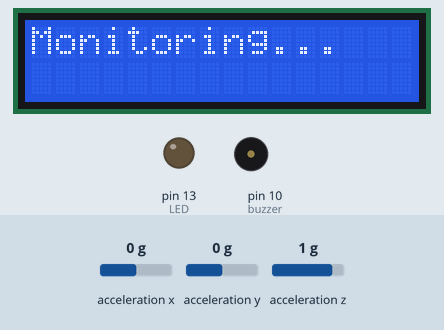
Bench run of a sketch on a simulated Arduino Uno, built with avr-gcc and run on an emulated ATmega328P. On the bench: 16×2 character LCD, output pins drawn as LEDs (lit = HIGH), buzzer (waves = sounding). The test bench sets the inputs (shaded band); at power-on: acceleration x 0 g, acceleration y 0 g, acceleration z 1 g. What the sketch prints to the serial monitor is not drawn.

Above: at 2.8 s.
2.9 s: acceleration x set to -0.4 g
At 3.41 s:
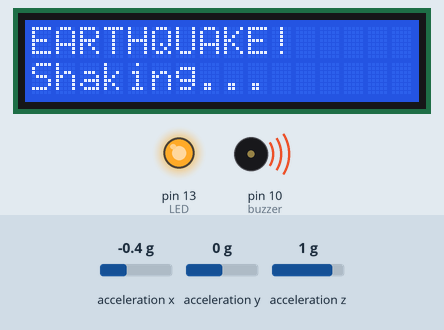
At 4.01 s:
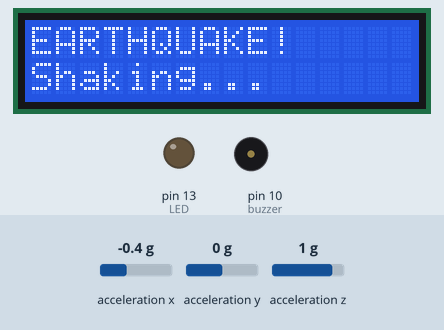
Timing chart, 0 to 11.4 s (numbered marks = the images above; inputs shaded):
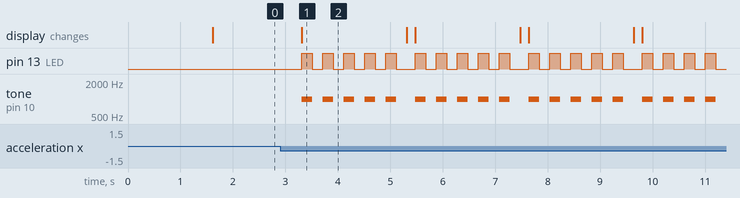

Measured:
- the behaviour switches between -0.2 and -0.3 g on acceleration x (found by bisection; images 0 and 1)
- after the input at 2.9 s, pin 13 (LED): LOW → HIGH after 0.41 s, then repeats every 2.2 s: 4 × (LOW 0.20 s, HIGH 0.20 s), LOW 0.36 s, HIGH 0.20 s; tone on pin 10 (buzzer): silent → 1000 Hz after 0.41 s, then repeats every 2.2 s: 4 × (silent 0.20 s, 1000 Hz 0.20 s), silent 0.36 s, 1000 Hz 0.20 s; the display: changes after 0.41 s (image 1)

The sketch:

earthquake_detection_v2.ino
```cpp
// (licence header left out)
#include <Wire.h>
#include <LiquidCrystal.h>
#include <MPU6050.h>
#include <math.h>
MPU6050 mpu;
LiquidCrystal lcd(12, 11, 5, 4, 3, 2);
float offsetX = 0, offsetY = 0, offsetZ = 0;
float filterBuffer[5];
int filterIndex = 0;
float rmsBuffer[10];
int rmsIndex = 0;
float thresholdRMS = 0.20;
int shockNeeded = 3;
int shockCount = 0;
int buzzer = 10;
int LED = 13;

void calibrateSensor() {
  lcd.clear();
  lcd.setCursor(0, 0);
  lcd.print("Calibrating...");
  lcd.setCursor(0, 1);
  lcd.print("Don't move!");
  float sumX = 0, sumY = 0, sumZ = 0;

  for (int i = 0; i < 100; i++) {
    sumX += mpu.getAccelerationX() / 16384.0;
    sumY += mpu.getAccelerationY() / 16384.0;
    sumZ += mpu.getAccelerationZ() / 16384.0;
    delay(10);
  }

  offsetX = sumX / 100.0;
  offsetY = sumY / 100.0;
  offsetZ = sumZ / 100.0;
  delay(500);
  lcd.clear();
}

void setup() {
  Serial.begin(9600);
  Wire.begin();
  mpu.initialize();
  lcd.begin(16, 2);
  pinMode(LED, OUTPUT);
  pinMode(buzzer, OUTPUT);
  digitalWrite(LED, LOW);
  digitalWrite(buzzer, LOW);
  calibrateSensor();
  lcd.setCursor(0, 0);
  lcd.print("Monitoring...");
}

float applyMovingAverage(float val) {
  filterBuffer[filterIndex] = val;
  filterIndex = (filterIndex + 1) % 5;
  float sum = 0;
  for (int i = 0; i < 5; i++) sum += filterBuffer[i];
  return sum / 5.0;
}

float computeRMS(float val) {
  rmsBuffer[rmsIndex] = val * val;
  rmsIndex = (rmsIndex + 1) % 10;
  float sum = 0;
  for (int i = 0; i < 10; i++) sum += rmsBuffer[i];
  return sqrt(sum / 10.0);
}

void triggerAlarm() {
  lcd.clear();
  lcd.setCursor(0, 0);
  lcd.print("EARTHQUAKE!");
  lcd.setCursor(0, 1);
  lcd.print("Shaking...");

  for (int i = 0; i < 5; i++) {
    digitalWrite(LED, HIGH);
    tone(buzzer, 1000);
    delay(200);
    noTone(buzzer);
    digitalWrite(LED, LOW);
    delay(200);
  }
  lcd.clear();
  lcd.setCursor(0, 0);
  lcd.print("Monitoring...");
}

void loop() {
  float ax = mpu.getAccelerationX() / 16384.0 - offsetX;
  float ay = mpu.getAccelerationY() / 16384.0 - offsetY;
  float az = mpu.getAccelerationZ() / 16384.0 - offsetZ;
  float magnitude = sqrt(ax * ax + ay * ay + az * az);
  float filtered = applyMovingAverage(magnitude);
  float rmsValue = computeRMS(filtered);
  Serial.print("RMS: ");
  Serial.println(rmsValue);

  if (rmsValue > thresholdRMS) {
    shockCount++;
  } else {
    shockCount = max(0, shockCount - 1);
  }

  if (shockCount >= shockNeeded) {
    triggerAlarm();
    shockCount = 0;
  }
  delay(50);
}
```
